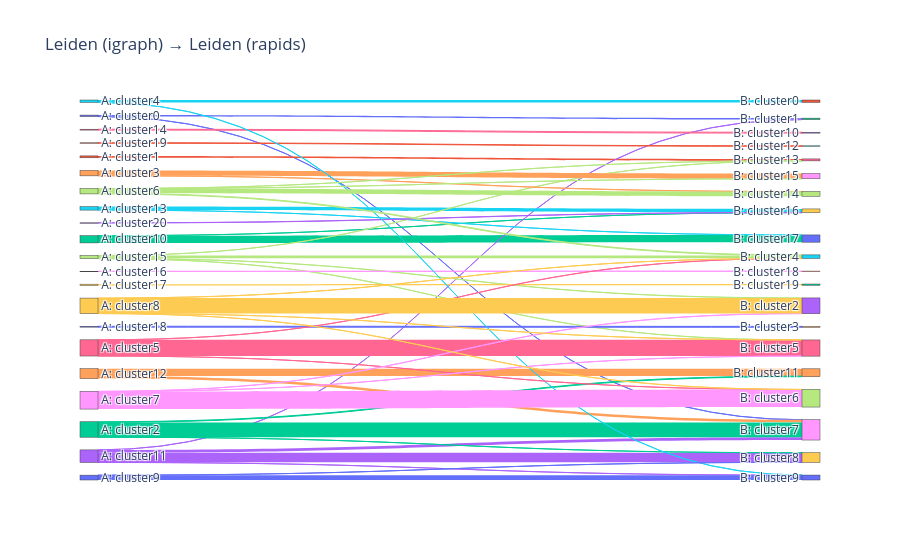

Notebook code cell kept with this figure:
### Markdown cell above
![Scanpy Sankey plot](../figures/sankey_scanpy.png)

### Code cell
fig = sankey_two_clusterings(
    adata_scanpy.obs["leiden_igraph"],
    adata_rapids.obs["leiden"],
    title="Leiden (igraph) → Leiden (rapids)",
)
fig.show()

### Figure 1 — Plotly figure (JSON) as saved in the notebook; plotly's stock layout.template omitted (floating-point values rounded to 4 significant figures)
{"data": [{"link": {"color": ["#636EFA", "#636EFA", "#EF553B", "#00CC96", "#00CC96", "#AB63FA", "#AB63FA", "#AB63FA", "#AB63FA", "#FFA15A", "#FFA15A", "#19D3F3", "#19D3F3", "#FF6692", "#B6E880", "#B6E880", "#B6E880", "#B6E880", "#FF97FF", "#FECB52", "#636EFA", "#EF553B", "#00CC96", "#00CC96", "#00CC96", "#AB63FA", "#FFA15A", "#FFA15A", "#19D3F3", "#19D3F3", "#FF6692", "#FF6692", "#FF6692", "#B6E880", "#B6E880", "#B6E880", "#B6E880", "#FF97FF", "#FF97FF", "#FF97FF", "#FECB52", "#FECB52", "#FECB52", "#FECB52", "#636EFA", "#636EFA"], "source": [0, 0, 1, 2, 2, 3, 3, 3, 3, 4, 4, 5, 5, 6, 7, 7, 7, 7, 8, 9, 10, 11, 12, 12, 12, 13, 14, 14, 15, 15, 16, 16, 16, 17, 17, 17, 17, 18, 18, 18, 19, 19, 19, 19, 20, 20], "target": [22, 38, 26, 29, 30, 22, 38, 39, 40, 24, 38, 29, 30, 23, 26, 33, 35, 36, 31, 32, 34, 25, 24, 38, 39, 29, 27, 28, 21, 40, 35, 36, 37, 26, 27, 28, 35, 33, 36, 37, 33, 35, 36, 37, 39, 40], "value": [111, 3, 149, 2, 564, 1, 225, 748, 8, 568, 206, 273, 3, 69, 1, 14, 218, 1, 20, 96, 70, 35, 51, 1150, 6, 16, 13, 407, 188, 1, 4, 1259, 1, 3, 363, 1, 54, 17, 3, 1368, 1200, 2, 1, 7, 2, 376]}, "node": {"color": ["#636EFA", "#EF553B", "#00CC96", "#AB63FA", "#FFA15A", "#19D3F3", "#FF6692", "#B6E880", "#FF97FF", "#FECB52", "#636EFA", "#EF553B", "#00CC96", "#AB63FA", "#FFA15A", "#19D3F3", "#FF6692", "#B6E880", "#FF97FF", "#FECB52", "#636EFA", "#EF553B", "#00CC96", "#AB63FA", "#FFA15A", "#19D3F3", "#FF6692", "#B6E880", "#FF97FF", "#FECB52", "#636EFA", "#EF553B", "#00CC96", "#AB63FA", "#FFA15A", "#19D3F3", "#FF6692", "#B6E880", "#FF97FF", "#FECB52", "#636EFA"], "label": ["A: cluster0", "A: cluster1", "A: cluster10", "A: cluster11", "A: cluster12", "A: cluster13", "A: cluster14", "A: cluster15", "A: cluster16", "A: cluster17", "A: cluster18", "A: cluster19", "A: cluster2", "A: cluster20", "A: cluster3", "A: cluster4", "A: cluster5", "A: cluster6", "A: cluster7", "A: cluster8", "A: cluster9", "B: cluster0", "B: cluster1", "B: cluster10", "B: cluster11", "B: cluster12", "B: cluster13", "B: cluster14", "B: cluster15", "B: cluster16", "B: cluster17", "B: cluster18", "B: cluster19", "B: cluster2", "B: cluster3", "B: cluster4", "B: cluster5", "B: cluster6", "B: cluster7", "B: cluster8", "B: cluster9"], "pad": 15, "thickness": 18}, "type": "sankey"}], "layout": {"font": {"size": 12}, "title": {"text": "Leiden (igraph) → Leiden (rapids)"}}}
